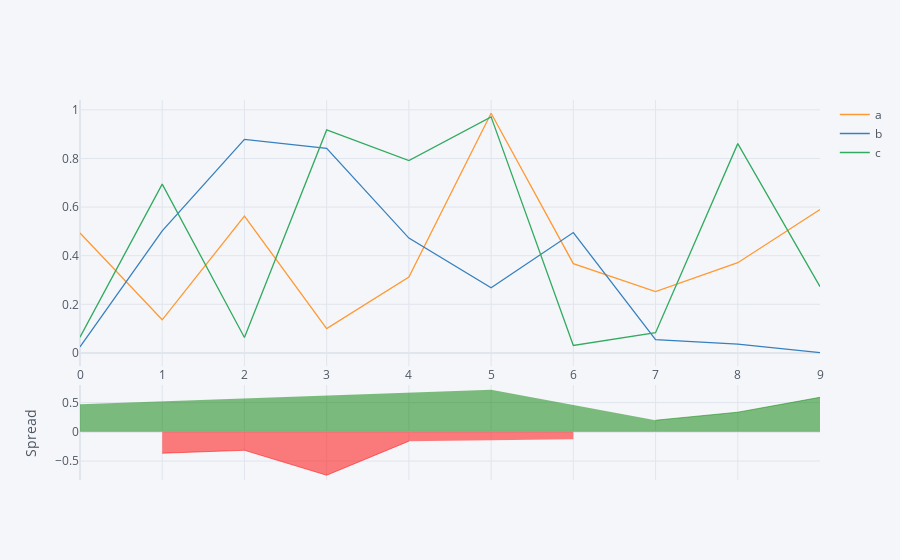

Notebook cell for this chart:
### Code cell
df1.iplot(kind='spread')

### Figure 1 — Plotly figure (JSON) as saved in the notebook; plotly's stock layout.template omitted (floating-point values rounded to 4 significant figures)
{"data": [{"line": {"color": "rgba(255, 153, 51, 1.0)", "dash": "solid", "shape": "linear", "width": 1.3}, "mode": "lines", "name": "a", "text": "", "type": "scatter", "x": [0, 1, 2, 3, 4, 5, 6, 7, 8, 9], "y": [0.4936, 0.1363, 0.5626, 0.09987, 0.3125, 0.9858, 0.3673, 0.252, 0.3712, 0.5899]}, {"line": {"color": "rgba(55, 128, 191, 1.0)", "dash": "solid", "shape": "linear", "width": 1.3}, "mode": "lines", "name": "b", "text": "", "type": "scatter", "x": [0, 1, 2, 3, 4, 5, 6, 7, 8, 9], "y": [0.02453, 0.502, 0.8786, 0.8417, 0.4724, 0.2677, 0.4952, 0.05436, 0.03632, 0.0009331]}, {"line": {"color": "rgba(50, 171, 96, 1.0)", "dash": "solid", "shape": "linear", "width": 1.3}, "mode": "lines", "name": "c", "text": "", "type": "scatter", "x": [0, 1, 2, 3, 4, 5, 6, 7, 8, 9], "y": [0.06487, 0.6942, 0.06324, 0.9175, 0.7914, 0.9713, 0.03064, 0.0831, 0.8611, 0.2726]}, {"connectgaps": false, "fill": "tozeroy", "line": {"color": "green", "dash": "solid", "shape": "linear", "width": 0.5}, "mode": "lines", "name": "Spread", "showlegend": false, "type": "scatter", "x": [0, 1, 2, 3, 4, 5, 6, 7, 8, 9], "xaxis": "x2", "y": [0.4691, "", "", "", "", 0.7181, "", 0.1976, 0.3348, 0.589], "yaxis": "y2"}, {"connectgaps": false, "fill": "tozeroy", "line": {"color": "red", "dash": "solid", "shape": "linear", "width": 0.5}, "mode": "lines", "name": "Spread", "showlegend": false, "type": "scatter", "x": [0, 1, 2, 3, 4, 5, 6, 7, 8, 9], "xaxis": "x2", "y": ["", -0.3656, -0.316, -0.7418, -0.1599, "", -0.1279, "", "", ""], "yaxis": "y2"}], "layout": {"hovermode": "x", "legend": {"bgcolor": "#F5F6F9", "font": {"color": "#4D5663"}}, "paper_bgcolor": "#F5F6F9", "plot_bgcolor": "#F5F6F9", "title": {"font": {"color": "#4D5663"}}, "xaxis": {"gridcolor": "#E1E5ED", "showgrid": true, "tickfont": {"color": "#4D5663"}, "title": {"font": {"color": "#4D5663"}, "text": ""}, "zerolinecolor": "#E1E5ED"}, "xaxis2": {"anchor": "y2", "gridcolor": "#E1E5ED", "showgrid": true, "showticklabels": false, "tickfont": {"color": "#4D5663"}, "title": {"font": {"color": "#4D5663"}, "text": ""}, "zerolinecolor": "#E1E5ED"}, "yaxis": {"domain": [0.3, 1], "gridcolor": "#E1E5ED", "showgrid": true, "tickfont": {"color": "#4D5663"}, "title": {"font": {"color": "#4D5663"}, "text": ""}, "zerolinecolor": "#E1E5ED"}, "yaxis2": {"domain": [0, 0.25], "gridcolor": "#E1E5ED", "showgrid": true, "tickfont": {"color": "#4D5663"}, "title": {"font": {"color": "#4D5663"}, "text": "Spread"}, "zerolinecolor": "#E1E5ED"}}}
